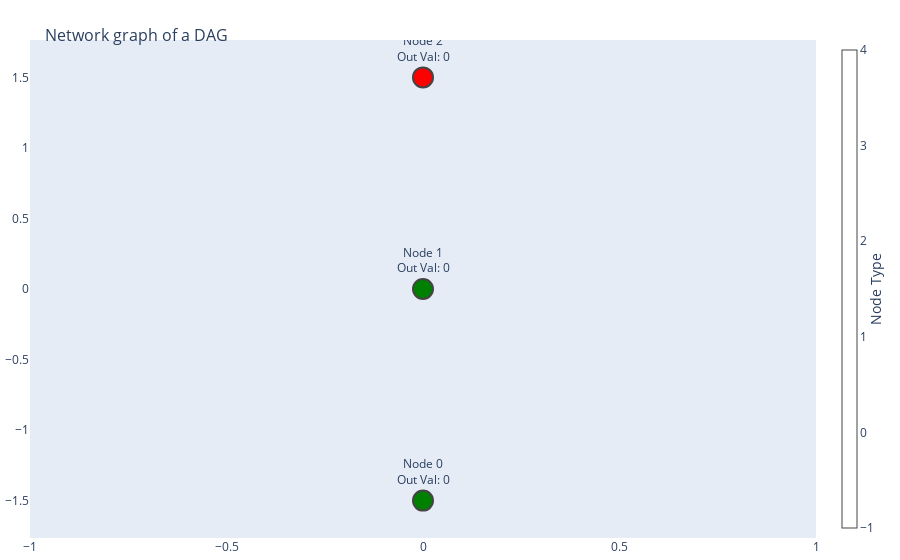

Here is the notebook cell this chart was saved with:
### Code cell
INPUTS = 2
OUTPUTS = 1

# test creation of DAG
dag = DAG(INPUTS, OUTPUTS)
plot_dag(dag)

### Figure 1 — Plotly figure (JSON) as saved in the notebook; plotly's stock layout.template omitted (floating-point values rounded to 4 significant figures)
{"data": [{"hoverinfo": "none", "line": {"color": "#888", "width": 2}, "mode": "lines", "type": "scatter", "x": [], "y": []}, {"hoverinfo": "text", "marker": {"color": ["green", "green", "red"], "colorbar": {"thickness": 15, "title": {"side": "right", "text": "Node Type"}, "xanchor": "left"}, "colorscale": [[0, "rgb(255,255,217)"], [0.125, "rgb(237,248,177)"], [0.25, "rgb(199,233,180)"], [0.375, "rgb(127,205,187)"], [0.5, "rgb(65,182,196)"], [0.625, "rgb(29,145,192)"], [0.75, "rgb(34,94,168)"], [0.875, "rgb(37,52,148)"], [1, "rgb(8,29,88)"]], "line": {"width": 2}, "showscale": true, "size": 20}, "mode": "markers+text", "text": ["Node 0<br>Out Val: 0", "Node 1<br>Out Val: 0", "Node 2<br>Out Val: 0"], "textposition": "top center", "type": "scatter", "x": [0, 0, 0], "y": [-1.5, 0, 1.5]}], "layout": {"hovermode": "closest", "margin": {"b": 20, "l": 5, "r": 5, "t": 40}, "showlegend": false, "title": {"font": {"size": 16}, "text": "<br>Network graph of a DAG"}, "xaxis": {"showgrid": false, "zeroline": false}, "yaxis": {"showgrid": false, "zeroline": false}}}
